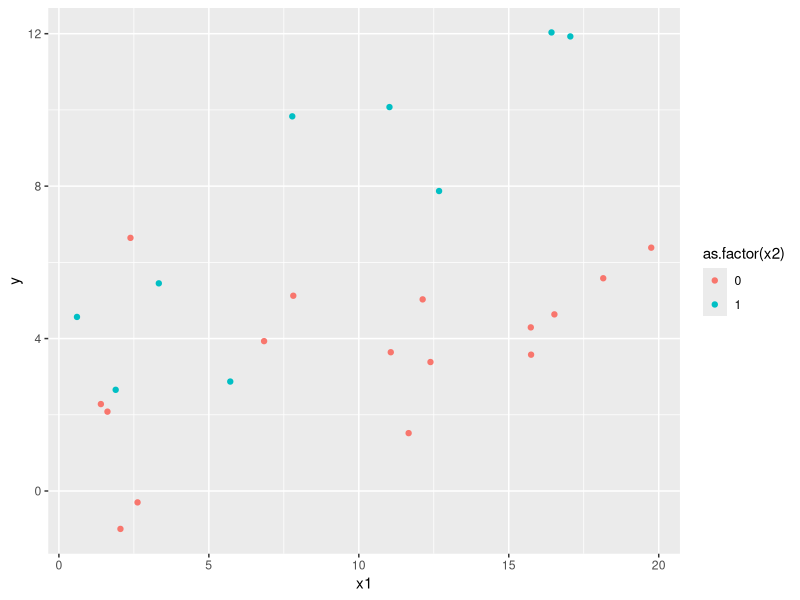
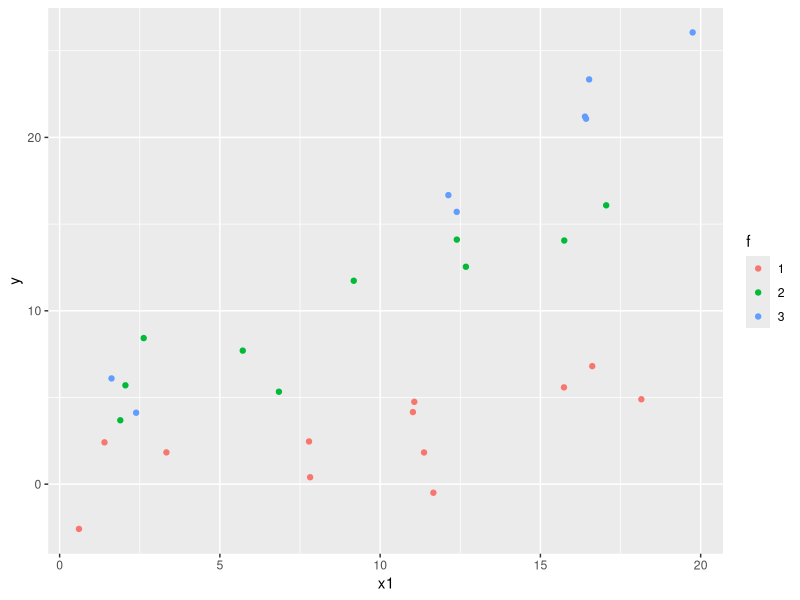
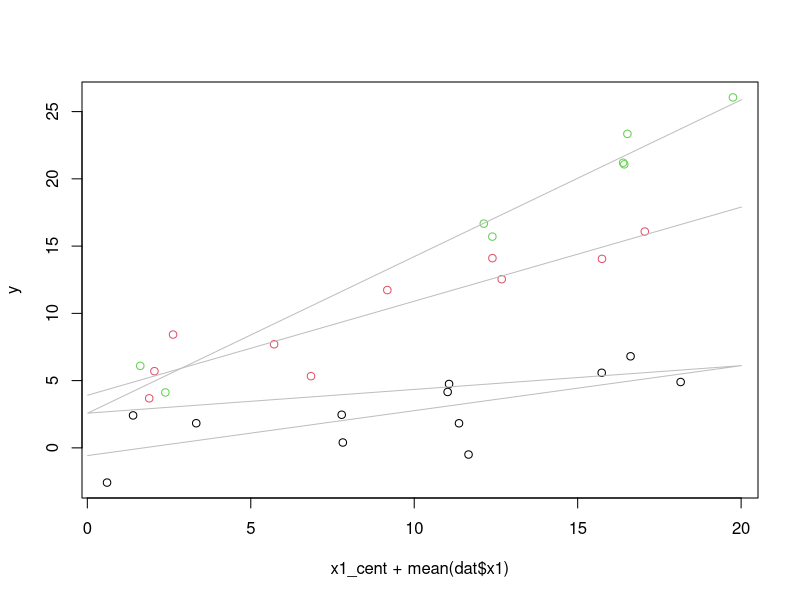
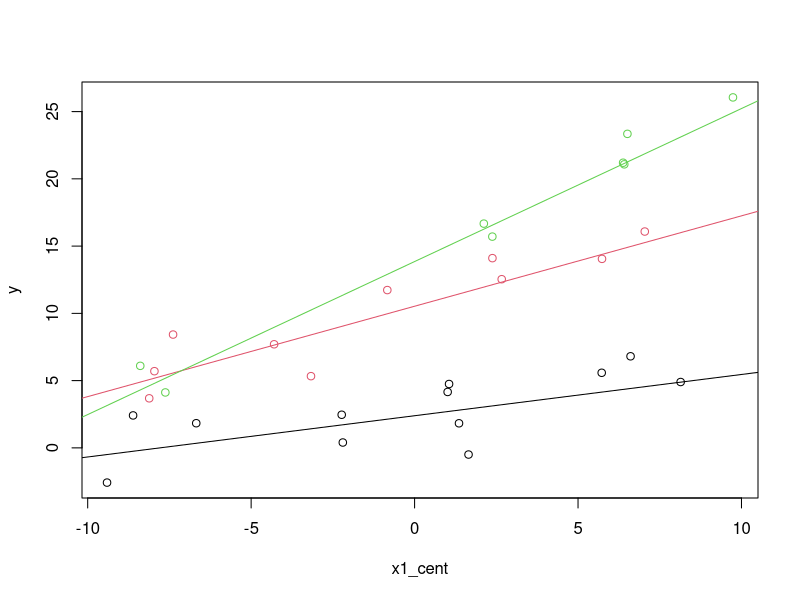
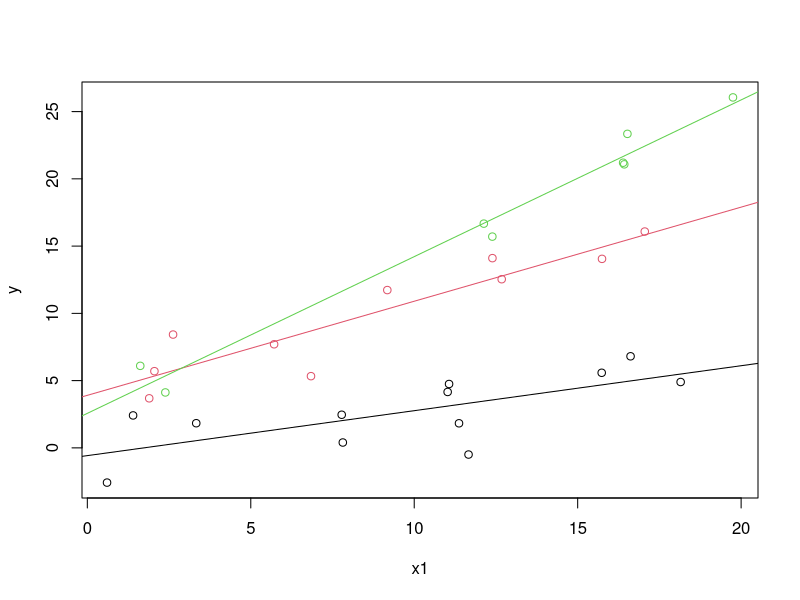

Recreate these plots in R, in order.
## ---- chunk 1
set.seed(999)
b0 <- 1.4 # intercept
b1 <- 0.2 # continuous slope
b2 <- 1.7 # factor level 1 coefficient
b1.2 <- 0.5 # interaction between b1 and b2
sigma <- 2.0 # residual standard deviation
N <- 25 # number of data points

x1 <- runif(N, 0, 20) # continuous predictor data
x2 <- rbinom(N, size = 1, prob = 0.4) # binary predictor data

# generate response data:
y <- rnorm(N, mean = b0 +
  b1 * x1 +
  b2 * x2 +
  x1 * x2 * b1.2,
  sd = sigma)
dat <- data.frame(x1, x2, y)
head(dat)
## ---- chunk 2
library(ggplot2)
ggplot(dat, aes(x1, y, colour = as.factor(x2))) + geom_point()
## ---- chunk 3
m <- lm(y ~ x1 * x2, data = dat)
m_no_inter <- lm(y ~ x1 + x2, data = dat)
round(coef(m), 2)
round(coef(m_no_inter), 2)
## ---- chunk 4
dat$x2_cent <- dat$x2 - mean(dat$x2)
dat$x1_cent <- dat$x1 - mean(dat$x1)
m_center <- lm(y ~ x1_cent * x2_cent, data = dat)
m_center_no_inter <- lm(y ~ x1_cent + x2_cent,
  data = dat)
round(coef(m_center), 2)
round(coef(m_center_no_inter), 2)
## ---- chunk 5
set.seed(999)
b0 <- 1.4 # intercept
b1 <- 0.2 # continuous slope
b2 <- 1.7 # factor level 0-1 coefficient
b3 <- 2.9 # factor level 0-2 coefficient
b1.2 <- 0.5 # interaction between b1 and b2
b1.3 <- 0.9 # interaction between b1 and b3
sigma <- 2.0 # residual standard deviation
N <- 30 # number of data points

x1 <- runif(N, 0, 20) # continuous predictor data
# 3-factor predictor data:
f <- sample(c(1, 2, 3), N, replace = TRUE)

x2 <- ifelse(f == 2, 1, 0)
x3 <- ifelse(f == 3, 1, 0)

y <- rnorm(N, mean = b0 +
  b1 * x1 +
  b2 * x2 +
  b3 * x3 +
  x1 * x2 * b1.2 +
  x1 * x3 * b1.3,
  sd = sigma)

dat <- data.frame(x1, x2, x3, y,
  f = as.factor(f))
head(dat)
## ---- chunk 6
ggplot(dat, aes(x1, y, colour = f)) + geom_point()
## ---- chunk 7
m2 <- lm(y ~ x1 * f, data = dat)
t(round(coef(m2), 2))
## ---- chunk 8
m2.1 <- lm(y ~ x1 * x2 + x1 * x3, data = dat)
t(round(coef(m2.1), 2))
## ---- chunk 9
m2.1_no_inter <- lm(y ~ x1 + x2 + x1 + x3, data = dat)
t(round(coef(m2.1_no_inter), 2))
## ---- chunk 10
dat$x1_cent <- dat$x1 - mean(dat$x1)
dat$x2_cent <- dat$x2 - mean(dat$x2)
dat$x3_cent <- dat$x3 - mean(dat$x3)
m2.2 <- lm(y ~ x1_cent * x2_cent + x1_cent * x3_cent, 
  data = dat)
m2.2_no_inter <- lm(y ~ x1_cent + x2_cent + x3_cent, 
  data = dat)
## ---- chunk 11
t(round(coef(m2.2), 2)) # no interaction 
t(round(coef(m2.2_no_inter), 2)) # with interaction
## ---- chunk 12
x1_cent <- seq(-10, 10, length.out = 100)
newdata1 <- data.frame(x1_cent = x1_cent,
  x2_cent = min(dat$x2_cent), x3_cent = min(dat$x3_cent))
newdata2 <- data.frame(x1_cent = x1_cent,
  x2_cent = max(dat$x2_cent), x3_cent = min(dat$x3_cent))
newdata3 <- data.frame(x1_cent = x1_cent,
  x2_cent = min(dat$x2_cent), x3_cent = max(dat$x3_cent))
newdata <- rbind(newdata1, newdata2, newdata3)
## ---- chunk 13
newdata$pred <- predict(m2.2, newdata = newdata)
with(dat, plot(x1_cent + mean(dat$x1), y, col = f))
plyr::d_ply(newdata, "x2_cent", function(x) {
  with(x, lines(x1_cent + mean(dat$x1), pred, col = "grey"))
  })
## ---- chunk 14
with(dat, plot(x1_cent, y, col = f))
b <- coef(m2.2)
se <- summary(m2.2)$coef[,2]
# The intercept and slope for the first level of the factor f:
abline(a = b[1] + b[3]*-0.333 + b[4] * -0.3, 
  b = b[2] + b[5]*-0.333 + b[6] * -0.3, col = 1)
# And the second level:
abline(a = b[1] + b[3]*0.667 + b[4] * -0.3, 
  b = b[2] + b[5]*0.667 + b[6] * -0.3, col = 2)
# And the third:
abline(a = b[1] + b[3]*-0.333 + b[4] * 0.7, 
  b = b[2] + b[5]*-0.333 + b[6] * 0.7, col = 3)
## ---- chunk 15
m2 <- lm(y ~ x1 * f, data = dat)
b <- coef(m2)
se <- summary(m2)$coef[,2]

# Slopes:
with(dat, plot(x1, y, col = f))
abline(a = b[1], b = b[2], col = 1)
abline(a = b[1] + b[3], b = b[2] + b[5], col = 2)
abline(a = b[1] + b[4], b = b[2] + b[6], col = 3)

# SEs on those slopes:
# (as in Schielzeth 2010 Methods Ecol. Evol.)
se[2]
sqrt(se[5]^2 - se[2]^2)
sqrt(se[6]^2 - se[2]^2)
## ---- chunk 16
se <- summary(m2.2)$coef[,2]
x1x2_low <- min(dat$x2_cent)
x1x2_high <- max(dat$x2_cent)
x1x3_low <- min(dat$x3_cent)
x1x3_high <- max(dat$x3_cent)
vcov_x1_x1x2 <- vcov(m2.2)[5, 2]
vcov_x1_x1x3 <- vcov(m2.2)[6, 2]
vcov_x1x2_x1x3 <- vcov(m2.2)[6, 5]
se_x1 <- se[2]
se_x1x2 <- se[5]
se_x1x3 <- se[6]
## ---- chunk 17
as.numeric(
sqrt(x1x2_low^2 * se_x1x2^2 + 
     x1x3_low^2 * se_x1x3^2 +
     se_x1^2 +
     2 * x1x2_low * vcov_x1_x1x2 +
     2 * x1x3_low * vcov_x1_x1x3 +
     2 * x1x2_low * x1x3_low * vcov_x1x2_x1x3)
)
## ---- chunk 18
summary(m2)$coef[2,2] 
## ---- chunk 19
as.numeric(
sqrt(x1x2_high^2 * se_x1x2^2 + 
     x1x3_low^2 * se_x1x3^2 +
     se_x1^2 +
     2 * x1x2_high * vcov_x1_x1x2 +
     2 * x1x3_low * vcov_x1_x1x3 +
     2 * x1x2_high * x1x3_low * vcov_x1x2_x1x3)
)
## ---- chunk 20
as.numeric(
sqrt(x1x2_low^2 * se_x1x2^2 + 
     x1x3_high^2 * se_x1x3^2 +
     se_x1^2 +
     2 * x1x2_low * vcov_x1_x1x2 +
     2 * x1x3_high * vcov_x1_x1x3 +
     2 * x1x2_low * x1x3_high * vcov_x1x2_x1x3)
)
## ---- chunk 21
se <- summary(m2)$coef[,2]
sqrt(se[5]^2 - se[2]^2)
sqrt(se[6]^2 - se[2]^2)
